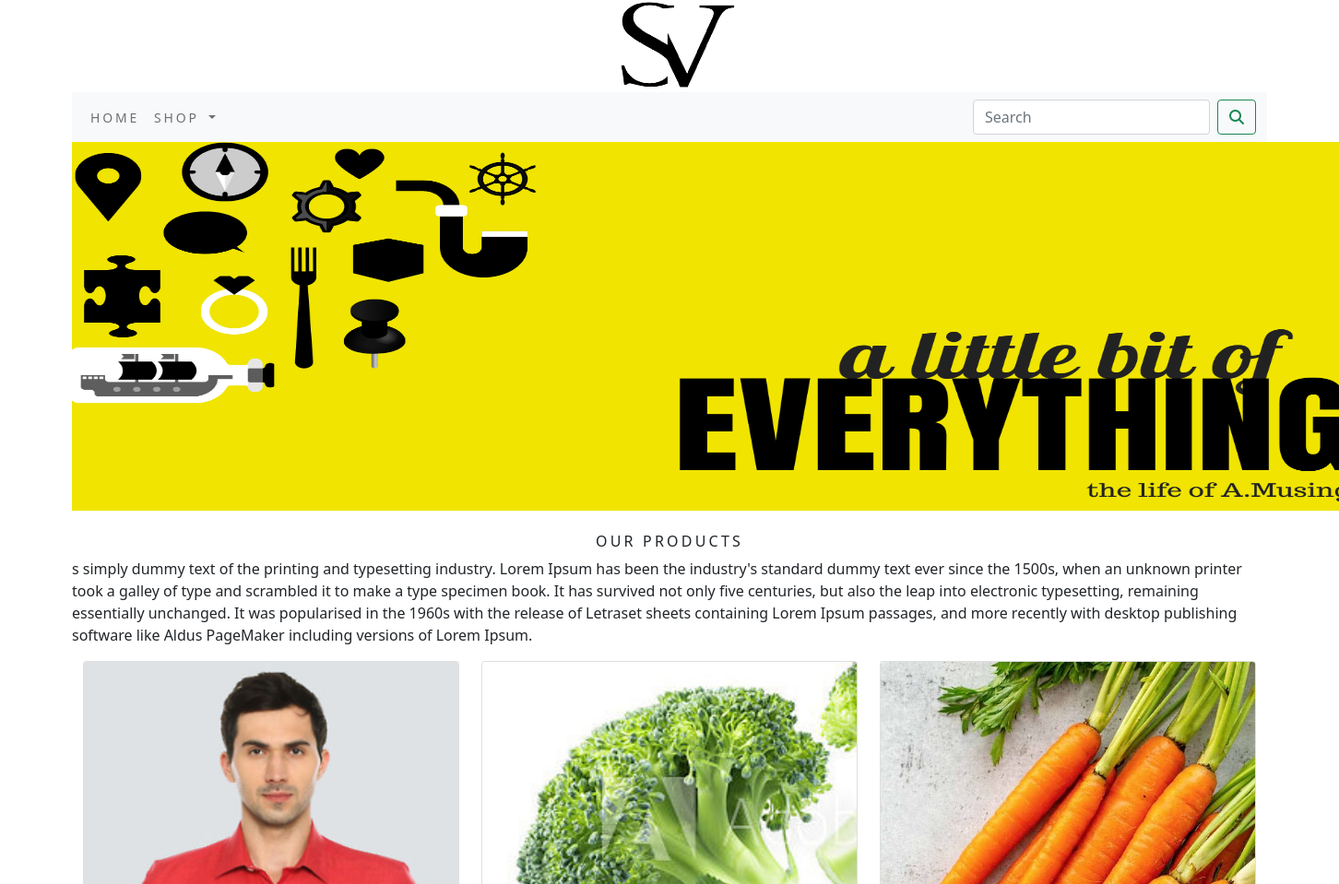
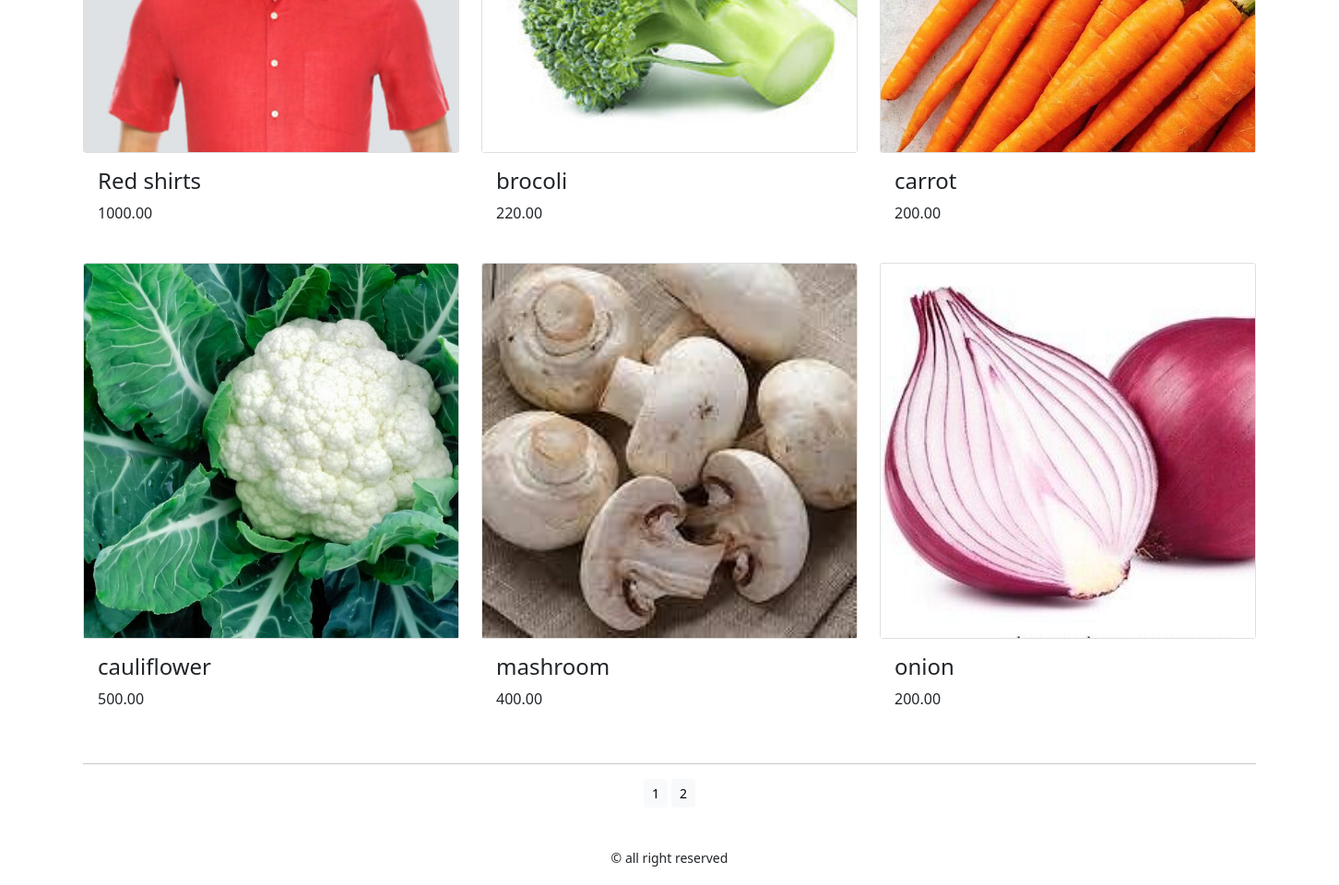
The app's page /shop/ with its own data (2 pictures, top to bottom).
### shop/models.py (models this page shows, shortened)
class Product(models.Model):
    name = models.CharField(max_length=250, unique=True)
    slug = models.SlugField(max_length=250, unique=True)
    description = models.TextField(blank=True)
    price = models.DecimalField(max_digits=10, decimal_places=2)
    category = models.ForeignKey(Category, on_delete=models.CASCADE)
    image = models.ImageField(upload_to='product', blank=True)
    stock = models.IntegerField()
    available = models.BooleanField(default=True)
    created = models.DateTimeField(auto_now_add=True)
    updated = models.DateTimeField(auto_now=True)
    def get_url(self):
        return reverse('shop:prodCatdetail', args=[self.category.slug, self.slug])
    class Meta:
        ordering = ('name',)
        verbose_name = 'product'
        verbose_name_plural = 'products'

### shop/views.py (the view)
# urls.py: path('', views.allProdCat, name='allProdCat'),
def allProdCat(request, c_slug=None):
    c_page = None
    products_list = None
    if c_slug != None:
        c_page = get_object_or_404(Category, slug=c_slug)
        products_list = Product.objects.all().filter(category=c_page, available=True)
    else:
        products_list = Product.objects.all().filter(available=True)
    paginator = Paginator(products_list, 6)
    try:
        page = int(request.GET.get('page', '1'))
    except:
        page: 1
    try:
        products = paginator.page(page)
    except (EmptyPage, InvalidPage):
        products = paginator.page(paginator.num_pages)
    return render(request, "category.html", {'category': c_page, 'products': products})

### cart/context_processors.py (called while the page is built)
def counter(request):
    item_count = 0
    if 'admin' in request.path:
        return {}
    else:
        try:
            cart = Cart.objects.filter(cart_id=_cart_id(request))
            cart_items = CartItem.objects.all().filter(cart=cart[:1])
            for cart_item in cart_items:
                item_count += cart_item.quantity
        except Cart.DoesNotExist:
            item_count = 0
    return dict(item_count=item_count)

### cart/views.py (called while the page is built)
def _cart_id(request):
    cart = request.session.session_key
    if not cart:
        cart = request.session.create()
    return cart

### shop/context_processors.py (called while the page is built)
def menu_links(request):
    links = Category.objects.all()
    return dict(links=links)

### shop/models.py (called while the page is built)
    def get_url(self):
        return reverse('shop:products_by_category', args=[self.slug])

### templates/category.html (shortened to what this page needs)
{% extends 'base.html' %}
{% load static %}
{% block content %}
<div class="mx_auto">
    {% if category %}
    <img class="my_image" src="{{category.image.url}}" alt="{{category.name}}">
    </div><br>
<div>
    <h1 class="text-center my_title">{{category.name}}</h1>
    <p class="text-justify">{{category.description}}</p>
</div>
    {% else %}
<div>
<img class="my_image_padding" src="{% static 'img/banner.png' %}" alt="our products" width="1400px" height="400">
</div>
<br>
<div>
    <h1 class="text-center my_title"> Our Products</h1>
    <p class= "text-justify">s simply dummy text of the printing and typesetting industry. Lorem Ipsum has been the industry's standard dummy text ever since the 1500s, when an unknown printer took a galley of type and scrambled it to make a type specimen book. It has survived not only five centuries, but also the leap into electronic typesetting, remaining essentially unchanged. It was popularised in the 1960s with the release of Letraset sheets containing Lorem Ipsum passages, and more recently with desktop publishing software like Aldus PageMaker including versions of Lorem Ipsum.</p>
</div>
    {% endif %}
<div class="container">
    <div class="row mx_auto">
        {% for product in products.object_list %}
        <div class="my_bottom_margin col-9 col-sm-12 col-md-4 col-lg-4">
            <div class="card text-center" style="min-width:18rem;">
                <a href="{{product.get_url}}"><img class="card-img-top my_image" src="{{product.image.url}}" alt="{{product.name}}"></a>
            </div>
            <div class="card-body">
               <h4> {{product.name}}</h4>
                <p> {{product.price}}</p>
            </div>
        </div>
        {% endfor %}
    </div>
    <div class="mx-auto">
        {% if products.paginator.num_pages > 1 %}
        <hr>
        <div class="text-center">
           {% for pg in products.paginator.page_range %}
            <a href="?page={{pg}}" class="btn btn-light btn-sm {% if products.number == pg %} active {% endif %}">{{pg}}</a>
            {% endfor %}
        </div>
        {% endif %}
    </div>
    <br>
</div>
{% endblock %}

### templates/base.html (shortened to what this page needs)
{% load static %}
<!DOCTYPE html>
<html lang="en">
<head>
      <link rel="stylesheet" href="{% static 'css/custom.css' %}">
      <link href="{% static 'css/bootstrap.min.css' %}" rel="stylesheet" >
</head>
<body>
<div class="container">
{% include 'header.html' %}
{% include 'nav.html' %}
{% block content %}
{% endblock %}
    </div>
{% include 'footer.html' %}
</body>
</html>

### templates/header.html (shortened to what this page needs)
{% load static %}
<header>
  <center>
    <a href="{%url 'shop:allProdCat' %}" ><img src="{% static 'img/logo1.png' %}" alt="logoimage" width="150" height="100"></center>
</header>

### templates/nav.html (shortened to what this page needs)
<nav class="navbar navbar-expand-lg navbar-light bg-light">
  <div class="container-fluid">
    <div class="collapse navbar-collapse" id="navbarSupportedContent">
      <ul class="navbar-nav me-auto mb-2 mb-lg-0">
        <li class="nav-item">
          <a class="nav-link" href="#">Home</a>
        </li>
        <li class="nav-item dropdown {% if 'shop' in request.path %}Active{% endif %}">
          <a class="nav-link dropdown-toggle" href="#" id="navbarDropdown" role="button" data-bs-toggle="dropdown" aria-expanded="false">
            Shop
          </a>
        </li>
      </ul>
      <form class="d-flex" action="{% url 'search_app:SearchResult' %} " method="get">
        <input class="form-control me-2" type="search" placeholder="Search" name="q" aria-label="Search">
        <button class="btn btn-outline-success" type="submit"><i class="fas fa-search"></i></button>
      </form>
    </div>
  </div>
</nav>

### templates/footer.html
<div class="footer navbar-fixed-bottom my_footer">
  <p class="text-center"> &copy; all right reserved</p>
</div>

### static/css/custom.css (style rules this page uses)
.nav-item { letter-spacing : .2em; font-size :14px; text-transform :uppercase; }
.my_footer { background-color:FF5733; height:60px; }
.my_footer p { padding-top:20px; font-size:14px; }
.my_image { width:500px; height:auto; }
.my_title { letter-spacing : .2em; font-size :16px; text-transform :uppercase; }
.my_bottom_margin { margin-bottom:10px; }

### records on screen
Product: image (picture), name "Red shirts", price "1000.00"
Product: image (picture), name "brocoli", price "220.00"
Product: image (picture), name "carrot", price "200.00"
Product: image (picture), name "cauliflower", price "500.00"
Product: image (picture), name "mashroom", price "400.00"
Product: image (picture), name "onion", price "200.00"

### other values on screen
{{ pg }} "1" "2"
